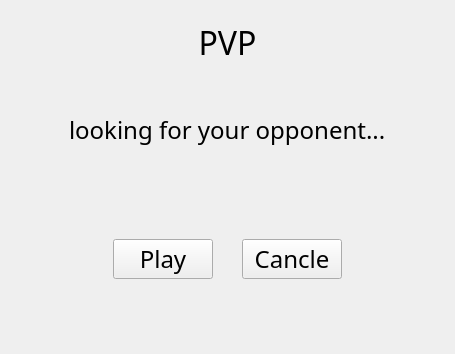
<?xml version="1.0" encoding="UTF-8"?>
<ui version="4.0">
 <class>MainWindow</class>
 <widget class="QWidget" name="MainWindow">
  <property name="geometry">
   <rect>
    <x>0</x>
    <y>0</y>
    <width>455</width>
    <height>354</height>
   </rect>
  </property>
  <property name="windowTitle">
   <string>MainWindow</string>
  </property>
  <property name="styleSheet">
   <string notr="true">border-image: url(chess_background.jpg) 0 0 0 0 stretch stretch;</string>
  </property>
  <layout class="QVBoxLayout" name="verticalLayout">
   <item>
    <widget class="QWidget" name="widget" native="true">
     <layout class="QGridLayout" name="gridLayout" rowstretch="1,2,3">
      <property name="leftMargin">
       <number>0</number>
      </property>
      <property name="topMargin">
       <number>0</number>
      </property>
      <property name="rightMargin">
       <number>0</number>
      </property>
      <item row="2" column="1">
       <widget class="QWidget" name="widget_12" native="true">
        <layout class="QHBoxLayout" name="horizontalLayout_10">
         <property name="rightMargin">
          <number>100</number>
         </property>
         <item>
          <widget class="QPushButton" name="cancel">
           <property name="maximumSize">
            <size>
             <width>100</width>
             <height>40</height>
            </size>
           </property>
           <property name="font">
            <font>
             <family>Poor Richard</family>
             <pointsize>18</pointsize>
            </font>
           </property>
           <property name="text">
            <string>Cancle</string>
           </property>
          </widget>
         </item>
        </layout>
       </widget>
      </item>
      <item row="2" column="0">
       <widget class="QWidget" name="widget_11" native="true">
        <layout class="QHBoxLayout" name="horizontalLayout_9">
         <property name="leftMargin">
          <number>100</number>
         </property>
         <item>
          <widget class="QPushButton" name="play">
           <property name="maximumSize">
            <size>
             <width>100</width>
             <height>40</height>
            </size>
           </property>
           <property name="font">
            <font>
             <family>Poor Richard</family>
             <pointsize>18</pointsize>
            </font>
           </property>
           <property name="text">
            <string>Play</string>
           </property>
          </widget>
         </item>
        </layout>
       </widget>
      </item>
      <item row="0" column="0" colspan="2">
       <widget class="QWidget" name="widget_2" native="true">
        <layout class="QHBoxLayout" name="horizontalLayout">
         <item>
          <widget class="QLabel" name="PVPlabel">
           <property name="font">
            <font>
             <family>Poor Richard</family>
             <pointsize>24</pointsize>
            </font>
           </property>
           <property name="text">
            <string>PVP</string>
           </property>
           <property name="alignment">
            <set>Qt::AlignHCenter|Qt::AlignTop</set>
           </property>
          </widget>
         </item>
        </layout>
       </widget>
      </item>
      <item row="1" column="0" colspan="2">
       <widget class="QWidget" name="widget_10" native="true">
        <layout class="QHBoxLayout" name="horizontalLayout_11">
         <item alignment="Qt::AlignHCenter">
          <widget class="QLabel" name="lookingforOpponent">
           <property name="font">
            <font>
             <family>Poor Richard</family>
             <pointsize>18</pointsize>
            </font>
           </property>
           <property name="text">
            <string>looking for your opponent...</string>
           </property>
          </widget>
         </item>
        </layout>
       </widget>
      </item>
     </layout>
    </widget>
   </item>
  </layout>
 </widget>
 <resources/>
 <connections/>
</ui>
